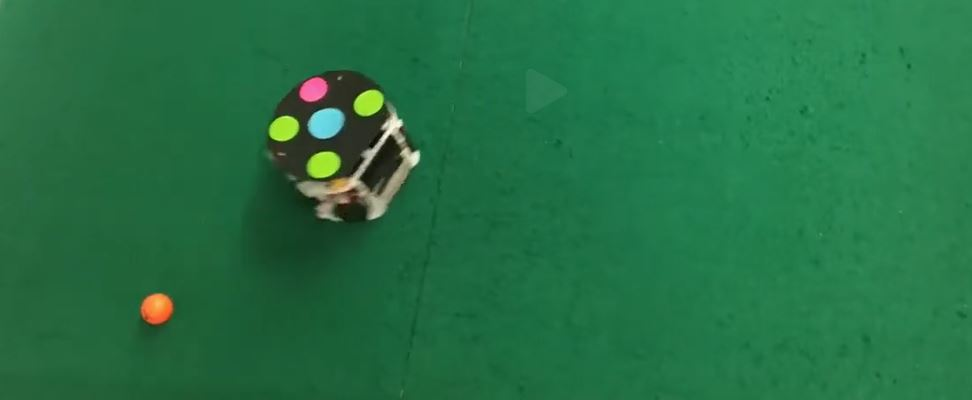
#> input picture Blobs/Robot/soccer3.jpg, 972 x 400 px
$ python 0_1_rgbmio.py
#> lines starting #> are read from the running program, lines starting #| are printed output that depends on the picture; after the words box and inside, x2 and y2 are one past the last pixel; in counts of white or black regions, pixels touching at a corner belong together
import cv2
import numpy as np

# Ruta al archivo de imagen
archivo_imagen = 'soccer3.jpg'  # Actualiza esta línea con la ruta correcta del archivo de imagen

# Leer la imagen
img = cv2.imread(archivo_imagen)
#> img is the input picture: shape (400, 972, 3); mean B, G, R 68.8, 113.2, 36.3
if img is None:
    raise ValueError(f"No se pudo cargar la imagen desde {archivo_imagen}")

height, width, _ = img.shape
#> height = 400; width = 972

# Aplicar el filtro de detección de piel
for y in range(height):
    for x in range(width):
        b, g, r = img[y, x]
        if (r <= 127) and (r >= 110) and (g <= 241) and (g >= 224) and (b <= 242) and (b >= 238):
            img[y, x] = (255, 255, 255)
        elif (r <= 176) and (r >= 166) and (g <= 240) and (g >= 228) and (b <= 66) and (b >= 45):
            img[y, x] = (255, 255, 255)
        elif (r <= 255) and (r >= 249) and (g <= 136) and (g >= 103) and (b <= 184) and (b >= 156):
            img[y, x] = (255, 255, 255)
        else:
            img[y, x] = (0, 0, 0)  # Cambiar el color a negro si no cumple con los criterios
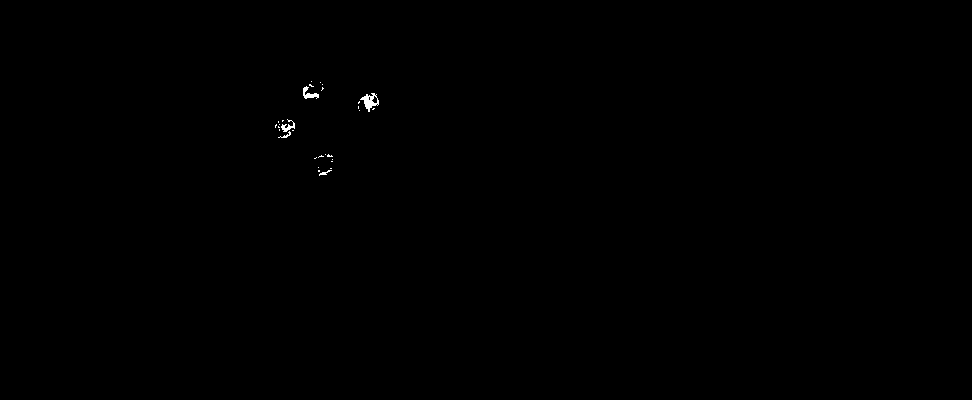
#> img: shape (400, 972, 3); 0.12% white; 30 white regions (25 under 20 px), largest, box (x1, y1, x2, y2) and area: (360, 93, 379, 112) 162, (303, 86, 319, 99) 94, (281, 119, 295, 132) 74, (278, 131, 291, 138) 28, (319, 170, 332, 176) 28

# Mostrar y guardar la imagen resultante
cv2.imshow('Imagen Filtrada', img)
cv2.waitKey(0)  # Mantener la imagen hasta que se presione una tecla
cv2.destroyAllWindows()

# Guardar la imagen filtrada si es necesario
#cv2.imwrite('imagen_filtrada.jpg', img)
